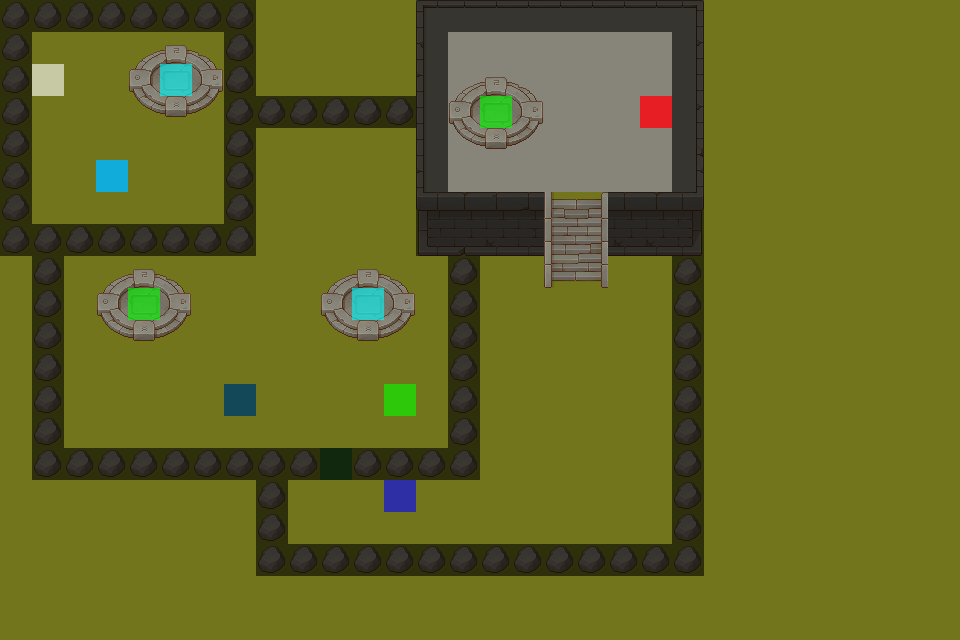

The image is a tile-based game level rendered from a .tmx file. Its description and source (layers, tilesets, objects; grid data summarised) follow:
An orthogonal 30x20 tile map with 32x32 px tiles, 12 tile layers (Grass, StoneGround, Props, Wall, ...), 7 tilesets.

<map version="1.4" tiledversion="1.4.3" orientation="orthogonal" renderorder="right-down" width="30" height="20" tilewidth="32" tileheight="32" infinite="0" nextlayerid="13" nextobjectid="1">
 <editorsettings>
  <export target="stage/5/Stage5.csv" format="csv" />
 </editorsettings>
 <tileset firstgid="1" source="tsx/TX Tileset Grass.tsx" />
 <tileset firstgid="65" source="tsx/TX Props.tsx" />
 <tileset firstgid="321" source="tsx/TX Tileset Wall.tsx" />
 <tileset firstgid="577" source="tsx/TX Struct.tsx" />
 <tileset firstgid="833" source="tsx/TX Tileset Stone Ground.tsx" />
 <tileset firstgid="897" source="tsx/Flag.tsx" />
 <tileset firstgid="903" source="tsx/EventFlag.tsx" />
 <layer id="1" name="Grass" width="30" height="20">
  <data>[600 cells, 600 non-empty, 1 distinct tile ids]</data>
 </layer>
 <layer id="8" name="StoneGround" width="30" height="20">
  <data>[600 cells, 54 non-empty, 1 distinct tile ids]</data>
 </layer>
 <layer id="9" name="Props" width="30" height="20">
  <data>[600 cells, 119 non-empty, 10 distinct tile ids]</data>
 </layer>
 <layer id="12" name="Wall" width="30" height="20">
  <data>[600 cells, 33 non-empty, 21 distinct tile ids]</data>
 </layer>
 <layer id="7" name="Struct" width="30" height="20">
  <data>[600 cells, 6 non-empty, 6 distinct tile ids]</data>
 </layer>
 <layer id="2" name="Player" width="30" height="20">
  <data>[600 cells, 1 non-empty, 1 distinct tile ids]</data>
 </layer>
 <layer id="3" name="Box" width="30" height="20">
  <data>[600 cells, 3 non-empty, 1 distinct tile ids]</data>
 </layer>
 <layer id="10" name="TeleportGate" width="30" height="20">
  <data>[600 cells, 5 non-empty, 3 distinct tile ids]</data>
 </layer>
 <layer id="4" name="Goal" width="30" height="20">
  <data>[600 cells, 1 non-empty, 1 distinct tile ids]</data>
 </layer>
 <layer id="5" name="Key" width="30" height="20">
  <data>[600 cells, 3 non-empty, 3 distinct tile ids]</data>
 </layer>
 <layer id="6" name="Door" width="30" height="20">
  <data>[600 cells, 1 non-empty, 1 distinct tile ids]</data>
 </layer>
 <layer id="11" name="Barrier" width="30" height="20">
  <data>[600 cells, 117 non-empty, 1 distinct tile ids]</data>
 </layer>
</map>
